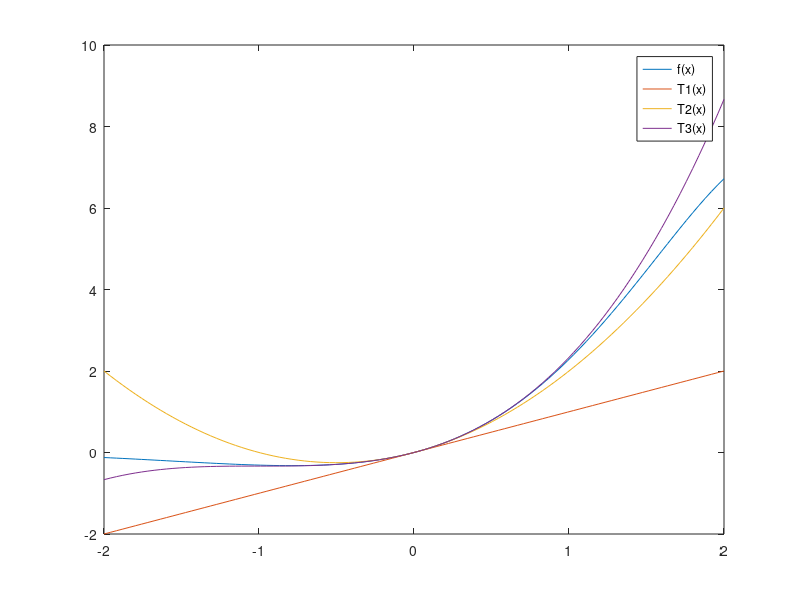

Source code (MATLAB):
function Q1_plotter()
    x = linspace(-2,2,100); %array of 100 points between -2 and 2
    y = exp(x).*sin(x); %f(x)
    y1 = x; %T1(x)
    y2 = x + x.^2; %T2(x)
    y3 = x + x.^2 + (x.^3)/3; %T3(x)
    
    figure(1);
    plot(x,y,x,y1,x,y2,x,y3);
    legend('f(x)','T1(x)','T2(x)','T3(x)');
    

end

